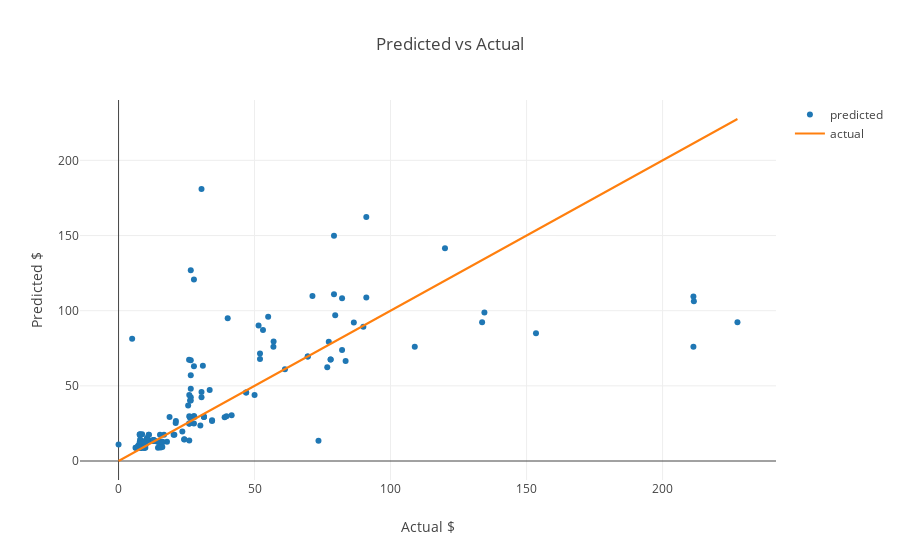

Notebook code for this chart:
### Code cell
explainer.plot_predicted_vs_actual()

### Figure 1 — Plotly figure (JSON) as saved in the notebook; plotly's stock layout.template omitted (floating-point values rounded to 4 significant figures; data arrays with more than 128 entries replaced by an {"elided": "..."} marker saying what was removed)
{"data": [{"hoverinfo": "text", "mode": "markers", "name": "predicted", "text": {"elided": "200 str values"}, "type": "scatter", "x": {"elided": "200 float values"}, "y": {"elided": "200 float values"}}, {"hoverinfo": "none", "mode": "lines", "name": "actual", "type": "scatter", "x": {"elided": "200 float values"}, "y": {"elided": "200 float values"}}], "layout": {"plot_bgcolor": "#fff", "title": {"text": "Predicted vs Actual"}, "xaxis": {"title": {"text": "Actual $"}}, "yaxis": {"title": {"text": "Predicted $"}}}}
